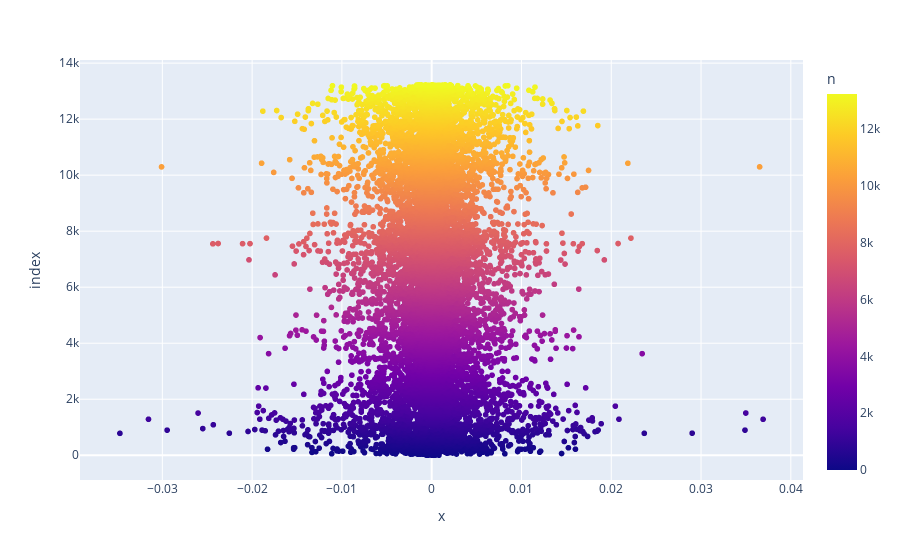

Here is the notebook cell this chart was saved with:
### Code cell
df = pd.DataFrame({
  'x': averages,
  'n': range(len(audio_slices) - 1),
})

fig = px.scatter(df, x='x', color='n')
fig.show()

### Figure 1 — Plotly figure (JSON) as saved in the notebook; plotly's stock layout.template omitted (floating-point values rounded to 4 significant figures; data arrays with more than 128 entries replaced by an {"elided": "..."} marker saying what was removed)
{"data": [{"hovertemplate": "x=%{x}<br>index=%{y}<br>n=%{marker.color}<extra></extra>", "legendgroup": "", "marker": {"color": {"elided": "13229 int values"}, "coloraxis": "coloraxis", "symbol": "circle"}, "mode": "markers", "name": "", "showlegend": false, "type": "scattergl", "x": {"elided": "13229 float values"}, "xaxis": "x", "y": {"elided": "13229 int values"}, "yaxis": "y"}], "layout": {"coloraxis": {"colorbar": {"title": {"text": "n"}}, "colorscale": [[0, "#0d0887"], [0.1111, "#46039f"], [0.2222, "#7201a8"], [0.3333, "#9c179e"], [0.4444, "#bd3786"], [0.5556, "#d8576b"], [0.6667, "#ed7953"], [0.7778, "#fb9f3a"], [0.8889, "#fdca26"], [1, "#f0f921"]]}, "legend": {"tracegroupgap": 0}, "margin": {"t": 60}, "xaxis": {"anchor": "y", "domain": [0, 1], "title": {"text": "x"}}, "yaxis": {"anchor": "x", "domain": [0, 1], "title": {"text": "index"}}}}
